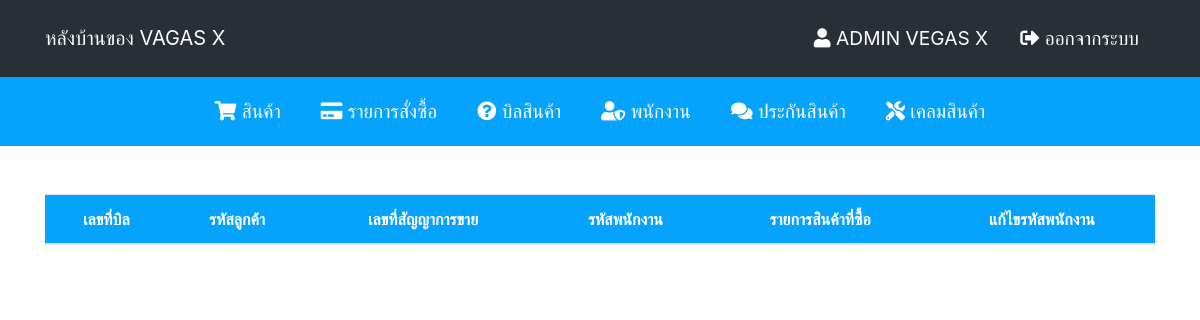
The app's page /admin/bill.php (signed in), older data.
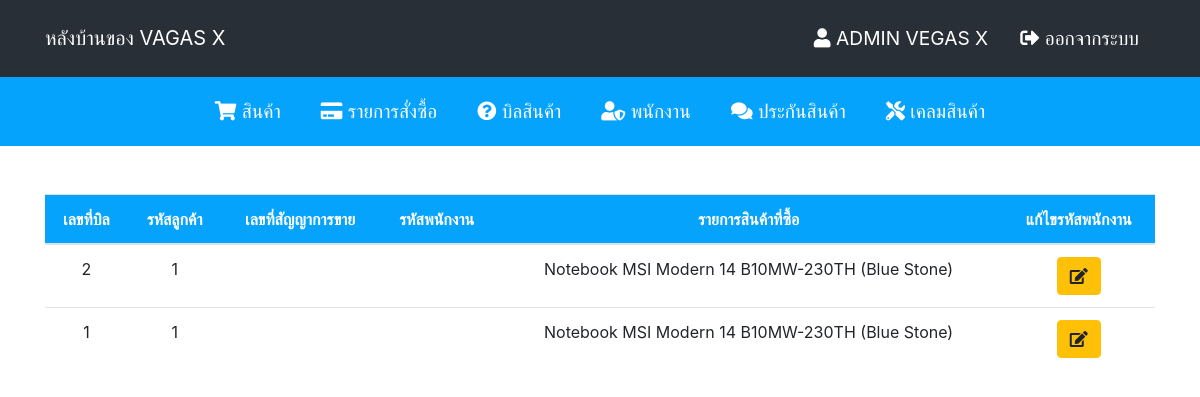
The same page, newer data.
### tables this page shows
CREATE TABLE `bills` (
  `bill_id` int(11) NOT NULL,
  `cilent_id` varchar(255) NOT NULL,
  `sale_id` varchar(255) NOT NULL,
  `employee` varchar(255) NOT NULL,
  `store_name` varchar(255) NOT NULL
);

### admin/bill.php (the view, shortened to what this page needs)
<?php
    include('../config/db.php');
?>
<!DOCTYPE html>
<html lang="en">
<head>
    <?php include('includes/css.php'); ?>
</head>
<body>
    <?php include('includes/navbar.php'); ?>
    <div class="container mt-5">
        <table class="table text-center">
            <thead class="table-custom">
                <tr>
                    <th>เลขที่บิล</th>
                    <th>รหัสลูกค้า</th>
                    <th>เลขที่สัญญาการขาย</th>
                    <th>รหัสพนักงาน</th>
                    <th>รายการสินค้าที่ซื้อ</th>
                    <th>แก้ไขรหัสพนักงาน</th>
                </tr>
            </thead>
            <tbody>
                <?php
                     $sql = "SELECT * FROM `bills` ORDER BY `bill_id` DESC";
                     $query = mysqli_query($conn, $sql);
                     while($row = mysqli_fetch_array($query)) {
                ?>
                <tr>
                    <td><?= $row['bill_id']; ?></td>
                    <td><?= $row['cilent_id']; ?></td>
                    <td><?= $row['sale_id']; ?></td>
                    <td><?= $row['employee_id']; ?></td>
                    <td><?= $row['store_name']; ?></td>
                    <td><a href="#" data-toggle="modal" data-target="#editEmployee<?= $row['bill_id']; ?>" class="btn btn-warning"><i class="fas fa-edit"></i></a></td>
                </tr>
                <?php } ?>
            </tbody>
        </table>
    </div>
</body>
</html>

Row changes from the older to the newer data that the page shows:
added bills: bill_id "2", cilent "1", store_name "Notebook MSI Modern 14 B10MW-230TH (Blue Stone)"
added bills: bill_id "1", cilent "1", store_name "Notebook MSI Modern 14 B10MW-230TH (Blue Stone)"
